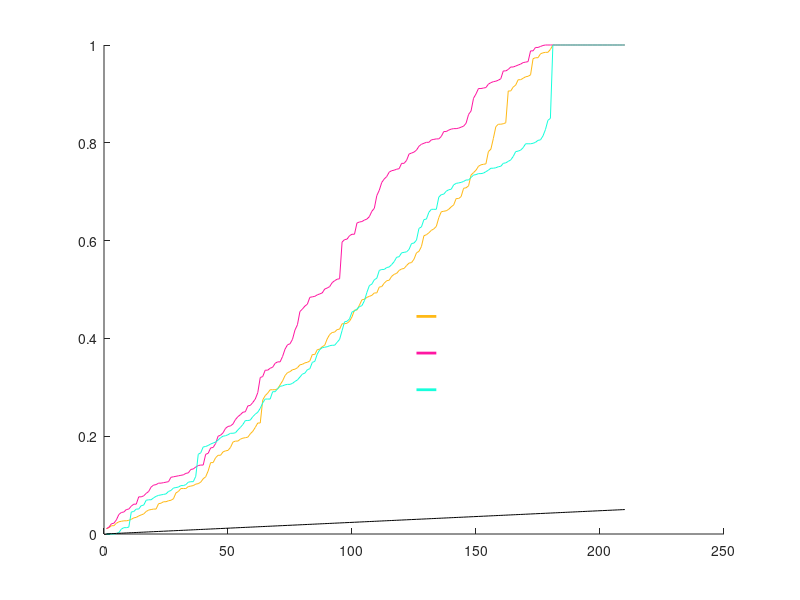

Write MATLAB code to recreate this figure. (Note: this script raises an error after producing the figure.)
function plot_fdr(  )
%PLOT_FDR Summary of this function goes here
%   Detailed explanation goes here


load('fdr_bu.mat')

xlab = {'$\mathrm{Sample}~\mathrm{index}$'};
colors = {[255 185 22]./255,[255 22 162]./255,[22 255 220]./255};
xlabposx = 120;
xlabposy = -0.22;
ylabposx = 20;
ylabposy = 1.1;

%% Plot figure
x_end_value = length(p_val_braph_bct);
x_start_value = 1;
x_values = linspace(x_start_value, x_end_value, x_end_value);

y_max_value = 1;
y_min_value = 0;

hold on;
plot(x_values, sort(p_val_braph_bct), 'Color', colors{1})
plot(x_values, sort(p_val_braph_bcted), 'Color', colors{2})
plot(x_values, sort(p_val_bcted_bct), 'Color', colors{3})
plot(x_values, 0.05*x_values/x_end_value, 'Color', 'black');

xticks = linspace(30, 210, 7);
yticks = linspace(0.2, 1, 5);

plot([x_end_value*0.6, x_end_value*0.6+8], [0.445, 0.445], 'Color', colors{1}, 'LineWidth', 2)
plot([x_end_value*0.6, x_end_value*0.6+8], [0.37, 0.37], 'Color', colors{2}, 'LineWidth', 2)
plot([x_end_value*0.6, x_end_value*0.6+8], [0.295, 0.295], 'Color', colors{3}, 'LineWidth', 2)
% plot([x_end_value*0.6, x_end_value*0.6+8], [0.22, 0.22], 'Color', 'black', 'LineWidth', 2)


h_max = maxis2d([x_start_value-10 x_end_value*1.1], [-0.03 y_max_value*1.1],...
    'X0', x_start_value,...
    'XTicks',xticks,...
    'XTickLabels',{sprintf('$%.0f$', xticks(1)),sprintf('$%.0f$', xticks(2)),...
    sprintf('$%.0f$', xticks(3)),sprintf('$%.0f$', xticks(4)),...
    sprintf('$%.0f$', xticks(5)),sprintf('$%.0f$', xticks(6)),...
    sprintf('$%.0f$', xticks(7))},...
    'YTicks',yticks,...
    'YTickLabels',{sprintf('$%.1f$', yticks(1)),sprintf('$%.1f$', ...
    yticks(2)),sprintf('$%.1f$', yticks(3)),sprintf('$%.1f$', yticks(4)),...
    sprintf('$%.1f$', yticks(5))},...
    'xlabel', xlab,...
    'XLabelPosition',[xlabposx xlabposy],...
    'ylabel', '$p$',...
    'YLabelPosition', [ylabposx ylabposy],...
    'StemWidth',0.2,...
    'HeadLength',8,...
    'HeadWidth',4,...
    'HeadNode',5,...
    'TickFontSize',14,...
    'labelfontsize',18);

text(x_end_value*0.65, .44, ...
    '$\mathrm{Braph}~\mathrm{vs}~\mathrm{BCT}$','Interpreter','latex',...
    'HorizontalAlignment','left','VerticalAlignment','middle','FontSize',16)
text(x_end_value*0.65, .365, ...
    '$\mathrm{Braph}~\mathrm{vs}~\mathrm{BCT}~\mathrm{edit}$','Interpreter','latex',...
    'HorizontalAlignment','left','VerticalAlignment','middle','FontSize',16)
text(x_end_value*0.65, .29, ...
    '$\mathrm{BCT}~\mathrm{edit}~\mathrm{vs}~\mathrm{BCT}$','Interpreter','latex',...
    'HorizontalAlignment','left','VerticalAlignment','middle','FontSize',16)
text(x_end_value*0.8, .1, ...
    '$q=0.05$','Interpreter','latex',...
    'HorizontalAlignment','left','VerticalAlignment','middle','FontSize',16)

% set(h_max.ylabel,'Rotation',90);
for h1 = h_max.yticklabels
    set(h1,'Position',get(h1,'Position')-[8 .0 0]);
end
h2 = h_max.yticks;
for h2_loop = 1:1:length(h2)
    a = h2(h2_loop);
    set(a,'XData',a.XData - 5)
end
h3 = h_max.xticks;
for h3_loop = 1:1:length(h3)
    a = h3(h3_loop);
    set(a,'YData',a.YData - 0.025)
end
for h4 = h_max.xticklabels
    set(h4,'Position',get(h4,'Position')-[0 .035 0]);
end
% set(h_max.xticklabels,'Rotation',45);

end

